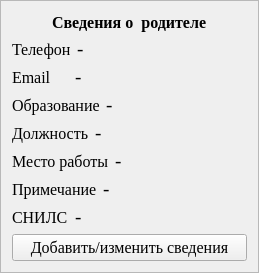
        <widget class="QFrame" name="frame_5">
         <property name="frameShape">
          <enum>QFrame::StyledPanel</enum>
         </property>
         <property name="frameShadow">
          <enum>QFrame::Raised</enum>
         </property>
         <layout class="QVBoxLayout" name="verticalLayout_5">
          <item>
           <layout class="QHBoxLayout" name="horizontalLayout_12">
            <item>
             <spacer name="horizontalSpacer_9">
              <property name="orientation">
               <enum>Qt::Horizontal</enum>
              </property>
              <property name="sizeHint" stdset="0">
               <size>
                <width>40</width>
                <height>20</height>
               </size>
              </property>
             </spacer>
            </item>
            <item>
             <widget class="QLabel" name="label_9">
              <property name="font">
               <font>
                <family>Times New Roman</family>
                <pointsize>12</pointsize>
                <bold>true</bold>
               </font>
              </property>
              <property name="text">
               <string>Сведения о  родителе</string>
              </property>
             </widget>
            </item>
            <item>
             <spacer name="horizontalSpacer_10">
              <property name="orientation">
               <enum>Qt::Horizontal</enum>
              </property>
              <property name="sizeHint" stdset="0">
               <size>
                <width>40</width>
                <height>20</height>
               </size>
              </property>
             </spacer>
            </item>
           </layout>
          </item>
          <item>
           <layout class="QHBoxLayout" name="horizontalLayout_13" stretch="1,3">
            <item>
             <widget class="QLabel" name="label_23">
              <property name="font">
               <font>
                <family>Times New Roman</family>
                <pointsize>12</pointsize>
                <bold>false</bold>
               </font>
              </property>
              <property name="text">
               <string>Телефон</string>
              </property>
             </widget>
            </item>
            <item>
             <widget class="QLabel" name="label_ParentPhone">
              <property name="font">
               <font>
                <family>Times New Roman</family>
                <pointsize>14</pointsize>
                <bold>false</bold>
               </font>
              </property>
              <property name="text">
               <string>-</string>
              </property>
             </widget>
            </item>
           </layout>
          </item>
          <item>
           <layout class="QHBoxLayout" name="horizontalLayout_26" stretch="1,3">
            <item>
             <widget class="QLabel" name="label_24">
              <property name="font">
               <font>
                <family>Times New Roman</family>
                <pointsize>12</pointsize>
                <bold>false</bold>
               </font>
              </property>
              <property name="text">
               <string>Email</string>
              </property>
             </widget>
            </item>
            <item>
             <widget class="QLabel" name="label_ParentEmail">
              <property name="font">
               <font>
                <family>Times New Roman</family>
                <pointsize>14</pointsize>
                <bold>false</bold>
               </font>
              </property>
              <property name="text">
               <string>-</string>
              </property>
             </widget>
            </item>
           </layout>
          </item>
          <item>
           <layout class="QHBoxLayout" name="horizontalLayout_28" stretch="1,3">
            <item>
             <widget class="QLabel" name="label_31">
              <property name="font">
               <font>
                <family>Times New Roman</family>
                <pointsize>12</pointsize>
                <bold>false</bold>
               </font>
              </property>
              <property name="text">
               <string>Образование</string>
              </property>
             </widget>
            </item>
            <item>
             <widget class="QLabel" name="label_ParentEducationLevel">
              <property name="font">
               <font>
                <family>Times New Roman</family>
                <pointsize>14</pointsize>
                <bold>false</bold>
               </font>
              </property>
              <property name="text">
               <string>-</string>
              </property>
             </widget>
            </item>
           </layout>
          </item>
          <item>
           <layout class="QHBoxLayout" name="horizontalLayout_29" stretch="1,3">
            <item>
             <widget class="QLabel" name="label_32">
              <property name="font">
               <font>
                <family>Times New Roman</family>
                <pointsize>12</pointsize>
                <bold>false</bold>
               </font>
              </property>
              <property name="text">
               <string>Должность</string>
              </property>
             </widget>
            </item>
            <item>
             <widget class="QLabel" name="label_ParentPosition">
              <property name="font">
               <font>
                <family>Times New Roman</family>
                <pointsize>14</pointsize>
                <bold>false</bold>
               </font>
              </property>
              <property name="text">
               <string>-</string>
              </property>
             </widget>
            </item>
           </layout>
          </item>
          <item>
           <layout class="QHBoxLayout" name="horizontalLayout_30" stretch="1,3">
            <item>
             <widget class="QLabel" name="label_33">
              <property name="font">
               <font>
                <family>Times New Roman</family>
                <pointsize>12</pointsize>
                <bold>false</bold>
               </font>
              </property>
              <property name="text">
               <string>Место работы</string>
              </property>
             </widget>
            </item>
            <item>
             <widget class="QLabel" name="label_ParentPlaceOfWork">
              <property name="font">
               <font>
                <family>Times New Roman</family>
                <pointsize>14</pointsize>
                <bold>false</bold>
               </font>
              </property>
              <property name="text">
               <string>-</string>
              </property>
             </widget>
            </item>
           </layout>
          </item>
          <item>
           <layout class="QHBoxLayout" name="horizontalLayout_14" stretch="1,3">
            <item>
             <widget class="QLabel" name="label_30">
              <property name="font">
               <font>
                <family>Times New Roman</family>
                <pointsize>12</pointsize>
                <bold>false</bold>
               </font>
              </property>
              <property name="text">
               <string>Примечание</string>
              </property>
             </widget>
            </item>
            <item>
             <widget class="QLabel" name="label_ParentRemarks">
              <property name="font">
               <font>
                <family>Times New Roman</family>
                <pointsize>14</pointsize>
                <bold>false</bold>
               </font>
              </property>
              <property name="text">
               <string>-</string>
              </property>
             </widget>
            </item>
           </layout>
          </item>
          <item>
           <layout class="QHBoxLayout" name="horizontalLayout_32" stretch="1,3">
            <item>
             <widget class="QLabel" name="label_35">
              <property name="font">
               <font>
                <family>Times New Roman</family>
                <pointsize>12</pointsize>
                <bold>false</bold>
               </font>
              </property>
              <property name="text">
               <string>СНИЛС</string>
              </property>
             </widget>
            </item>
            <item>
             <widget class="QLabel" name="label_ParentSnils">
              <property name="font">
               <font>
                <family>Times New Roman</family>
                <pointsize>14</pointsize>
                <bold>false</bold>
               </font>
              </property>
              <property name="text">
               <string>-</string>
              </property>
             </widget>
            </item>
           </layout>
          </item>
          <item>
           <widget class="QPushButton" name="pushButton_AddParentInfo">
            <property name="font">
             <font>
              <family>Times New Roman</family>
              <pointsize>12</pointsize>
              <bold>false</bold>
             </font>
            </property>
            <property name="text">
             <string>Добавить/изменить сведения</string>
            </property>
           </widget>
          </item>
         </layout>
        </widget>
